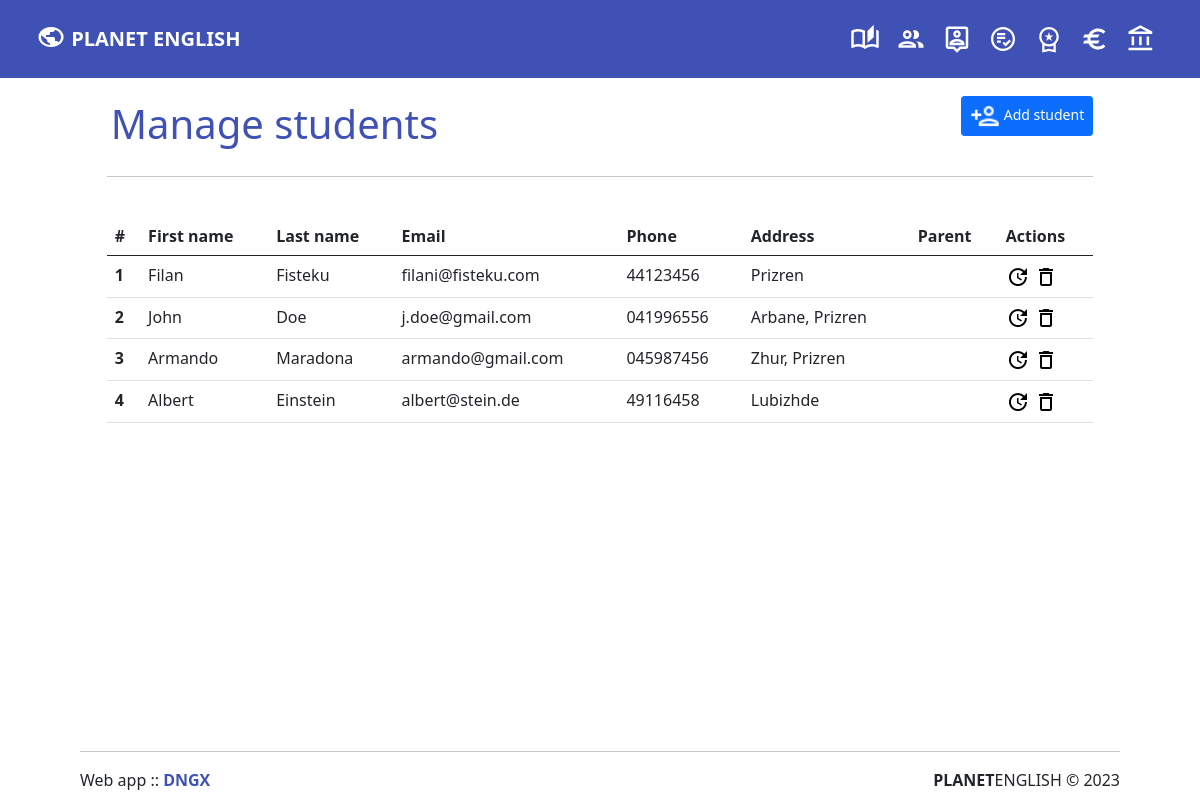
The app's page /m-students.php, older data.
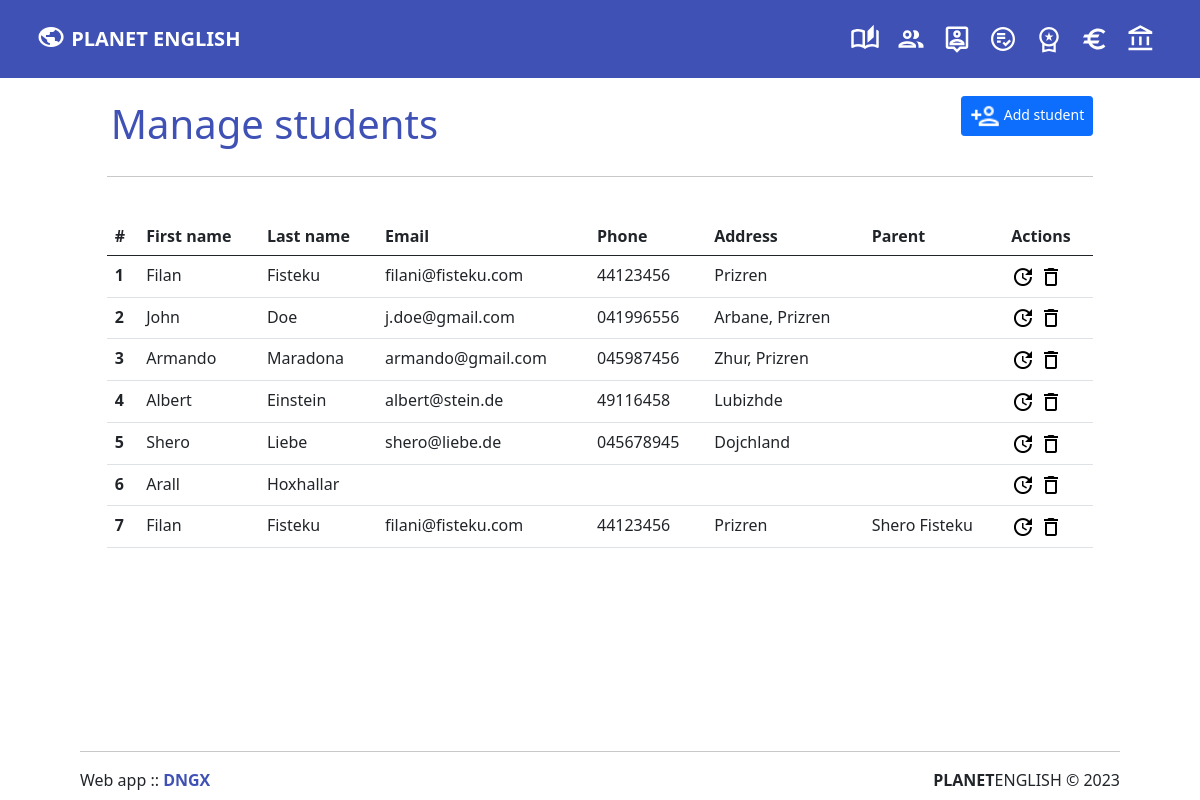
The same page, newer data.
### tables this page shows
CREATE TABLE `students` (
  `student_id` int(11) NOT NULL,
  `first_name` varchar(50) DEFAULT NULL,
  `last_name` varchar(50) DEFAULT NULL,
  `email` varchar(100) DEFAULT NULL,
  `phone` varchar(20) DEFAULT NULL,
  `address` varchar(200) DEFAULT NULL,
  `parent` varchar(50) DEFAULT NULL
);

### m-students.php (the view, shortened to what this page needs)
<?php include('partials/menu.php');?>
<html lang="en">
  <head>
    <link href="css/bootstrap.min.css" rel="stylesheet">
    <link href="css/bootstrap-icons.css" rel="stylesheet">
  </head>
  <body>
    <div class="container-fluid">
        <div class="row text-start p-4 mb-auto" style="width:90%; margin: auto;">
            <div class="container ">
                <br><br><br>
                <div class="row mb-auto" style="margin: auto;">
                <div class="col-md-8" style="padding: 0;">
                <h1 class="p-1 text-start" style="color: #3f51b5;">Manage students</h1>
                </div>
                <div class="col-md-4" style="padding: 0;">
                <div class="text-end">
                <a href="add-student.php" class="btn btn-primary btn-sm"><img src="img/icon-add-white.png" height="30" width="30"> Add student</a>
                </div>
                </div>
                </div>
                <hr>
                    <br>
                <div class="table-responsive">
                <table class="table">
  <thead>
    <tr>
      <th scope="col">#</th>
      <th scope="col">First name</th>
      <th scope="col">Last name</th>
      <th scope="col">Email</th>
      <th scope="col">Phone</th>
      <th scope="col">Address</th>
      <th scope="col">Parent</th>
      <th scope="col">Actions</th>
    </tr>
  </thead>
  <?php
    $sql = "SELECT * FROM students";
    $res = mysqli_query($cxn, $sql);
    if ($res == TRUE)
    {
      $count = mysqli_num_rows($res);
      $sn = 1;
      if($count > 0){
        while($rows = mysqli_fetch_assoc($res))
        {
          $student_id = $rows['student_id'];
          $fname = $rows['first_name'];
          $lname = $rows['last_name'];
          $email = $rows['email'];
          $phone = $rows['phone'];
          $address = $rows['address'];
          $parent = $rows['parent'];
          ?>
          <tr>
            <th scope="row"><?php echo $sn++?></th>
            <td><?php echo $fname;?></td>
            <td><?php echo $lname;?></td>
            <td><?php echo $email;?></td>
            <td><?php echo $phone;?></td>
            <td><?php echo $address;?></td>
            <td><?php echo $parent;?></td>
            <td>
              <a href="<?php echo SITEURL; ?>u-student.php?student_id=<?php echo $student_id; ?>"><img src="img/icon-update.png" alt="Update student"></a>
              <a href="<?php echo SITEURL; ?>d-student.php?student_id=<?php echo $student_id; ?>"><img src="img/icon-delete.png" alt="Delete student"></a>
            </td>
          </tr>
        <?php
        }
      }
      else {
      }
    }
  ?>
</table>
</div>
            </div>
        </div>
        <?php include('partials/footer.php');?>
    </div>
  </body>
</html>

### partials/menu.php (shortened to what this page needs)
    <link href="css/bootstrap.min.css" rel="stylesheet">
    <link href="css/bootstrap-icons.css" rel="stylesheet">
    <link href="css/admin.css" rel="stylesheet">
<div class="row">
            <nav class="navbar fixed-top navbar-expand-lg navbar-dark py-3" style="background-color: #3f51b5;">
                <div class="container-fluid">
                  <a class="navbar-brand" href="index.php">
                    <img src="img/icon-planet.png" alt="Logo" width="30" height="24" class="d-inline-block align-text-top">
                    <strong>PLANET ENGLISH</strong>
                  </a>
                  <div class="collapse navbar-collapse justify-content-end" id="navbarTogglerDemo02">
                    <ul class="navbar-nav mb-2 mb-lg-0">
                      <li class="nav-item">
                        <a class="nav-link" aria-current="page" href="m-courses.php">
                          <img src="img/icon-courses.svg" title="Courses" height="30" width="30">
                        </a>
                      </li>
                      <li class="nav-item">
                        <a class="nav-link" href="m-students.php" id="" role="" data-bs-toggle="" aria-expanded="">
                        <img src="img/icon-students.svg" title="Students" height="30" width="30">
                        </a>
                        </li>
                      <li class="nav-item ">
                        <a class="nav-link" href="m-enrollments.php">
                        <img src="img/icon-enrollments.svg" title="Enrollments" height="30" width="30">
                        </a>
                      </li>
                      <li class="nav-item">
                        <a class="nav-link" href="m-attendances.php">
                        <img src="img/icon-attendancesW.svg" title="Attendances" height="30" width="30">
                        </a>
                      </li>
                      <li class="nav-item">
                        <a class="nav-link" href="m-grading.php">
                        <img src="img/icon-grading.svg" title="Grading" height="30" width="30">
                        </a>
                      </li>
                      <li class="nav-item">
                        <a class="nav-link" href="m-payments.php">
                        <img src="img/icon-payments.svg" title="Payments" height="30" width="30">
                        </a>
                      </li>
                      <li class="nav-item">
                        <a class="nav-link" href="m-expenses.php">
                        <img src="img/icon-expenses.svg" title="Expenses" height="30" width="30">
                        </a>
                      </li>
                    </ul>
                  </div>
                </div>
              </nav>
        </div>

### partials/footer.php (shortened to what this page needs)
    <link href="css/bootstrap.min.css" rel="stylesheet">
    <link href="css/bootstrap-icons.css" rel="stylesheet">
<div class="row fixed-bottom text-center p-2 mt-auto" style="padding: 2%; width:90%; margin: auto;">
            <div class="container-fluid">
                <hr>
                <div class="row">
                <div class="col-6 text-start">
                  Web app :: <b><a href="http://dengo.netlify.app" target="_blank" class="text-decoration-none" style="color:#3f51b5;">DNGX</a></b>
                </div>
                <div class="col-6 text-end">
                  <b>PLANET</b>ENGLISH &copy; 2023
                </div>
                </div>
            </div>
        </div>

### m-students.php (style rules this page uses)
body { overflow-x:hidden; }

Row changes from the older to the newer data that the page shows:
added students: first_name "Shero", last_name "Liebe", email "shero@liebe.de", phone "045678945", address "Dojchland"
added students: first_name "Arall", last_name "Hoxhallar"
added students: first_name "Filan", last_name "Fisteku", email "filani@fisteku.com", phone "44123456", address "Prizren", parent "Shero Fisteku"
